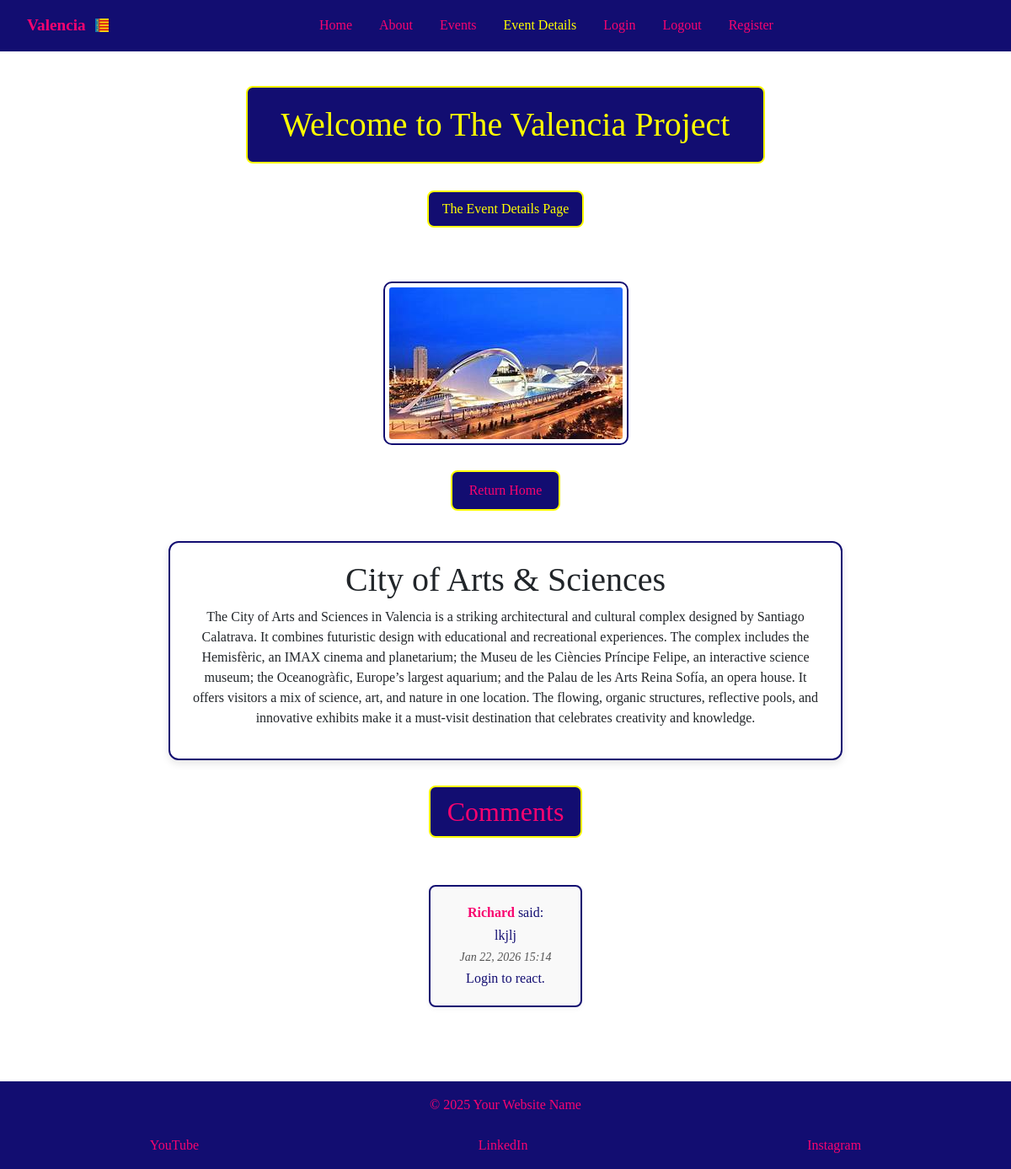
/event-details/3/, run on the app's committed database.
### tourism_es/models.py (models this page shows, shortened)
class CardText(models.Model):
    title = models.CharField(max_length=50, blank=True)
    content = models.TextField()
    image_name = models.CharField(
        max_length=30,
        help_text="Enter the image filename (eg 'science museum.jpg)",
        default='default.jpg',
        blank=True
    )
    saved_by = models.ManyToManyField(User,
                                      related_name='saved_cards', blank=True)

class Comment(models.Model):
    card = models.ForeignKey(
        CardText,
        on_delete=models.CASCADE,
        related_name='comments',
        default=1
    )
    user = models.ForeignKey(User, on_delete=models.CASCADE)
    text = models.TextField()
    created_at = models.DateTimeField(auto_now_add=True)
    updated_at = models.DateTimeField(auto_now=True)

### tourism_es/views.py (the view)
# urls.py: path('event-details/<int:pk>/', views.event_details, name='event-details'),
def event_details(request, pk):
    card = get_object_or_404(CardText, id=pk)
    is_saved = False
    if request.user.is_authenticated:
        is_saved = card.saved_by.filter(pk=request.user.pk).exists()
    if request.method == 'POST' and request.user.is_authenticated:
        form = CommentForm(request.POST)
        if form.is_valid():
            comment = form.save(commit=False)
            comment.user = request.user
            comment.card = card
            comment.save()
            return redirect('event-details', pk=card.pk)
    else:
        form = CommentForm()
    comments = card.comments.all().order_by('created_at')
    context = {
        'card': card,
        'comments': comments,
        'form': form,
        'is_saved': is_saved,
        'active_tab': 'event-details'
    }
    return render(request, 'event-details.html', context)

### tourism_es/templates/event-details.html (shortened to what this page needs)
{% extends 'base.html' %}
{% load static %}
{% load comment_tags %}
{% block content %}
<h1 class="color">Welcome to The Valencia Project</h1>
<p class="color">The Event Details Page</p>
<main class="card-detail-wrapper">
    <div class="card-detail">
        <img src="{% static 'images/' %}{{ card.image_name }}" alt="{{ card.title }}">
        <p>
            <a class="color-return" href="{% url 'index' %}">Return Home</a>
        </p>
        <div class="card-content-box">
            <h1>{{ card.title }}</h1>
            <p>{{ card.content }}</p>
        </div>
        <div class="comments-section">
            <h2>Comments</h2>
            {% for comment in comments %}
            <div class="comment" data-id="{{ comment.id }}">
                <p><strong>{{ comment.user.username }}</strong> said:</p>
                <p>{{ comment.text }}</p>
                <small>{{ comment.created_at|date:"M d, Y H:i "}}</small>
                <div class="reaction-buttons">
                    {% if user.is_authenticated %}
                    <button class="like-btn" data-url="{% url 'toggle_reaction' comment.id 'like' %}">👍</button>
                    <span class="like-count">{{ comment|reaction_count:"like" }}</span>
                    <button class="dislike-btn" data-url="{% url 'toggle_reaction' comment.id 'dislike' %}">👎</button>
                    <span class="dislike-count">{{ comment|reaction_count:"dislike" }}</span>
                    {% else %}
                    <p>Login to react.</p>
                    {% endif %}
                </div>
            </div>
            {% empty %}
            <hr>
            <p class="no-comments">No comments yet</p>
            {% endfor %}
        </div>
    </div>
</main>
{% endblock %}

### tourism_es/static/CSS/tourism.css (style rules this page uses)
* { box-sizing: border-box; margin: 0; padding: 0; }
html, body { height: 100%; font-family: "Times New Roman", Times, serif; overflow-x: hidden; }
body { display: flex; flex-direction: column; min-height: 100vh; padding-top: 4.375rem; background: url('../images/City-of-Arts-and-Sci.png') center center / cover no-repeat fixed; image-rendering: auto; }
main { flex: 1; display: flex; flex-direction: column; align-items: center; justify-content: flex-start; text-align: center; padding: 2rem 1rem; gap: 2rem; }
.color { color: yellow; text-align: center; margin: 0em auto; padding: 0.5em 1em; border: 2px solid yellow; border-radius: 8px; background: #120d71; }
a.color-return { text-align: center; margin: 0em auto; padding: 0.5em 1em; border: 2px solid yellow; border-radius: 8px; background: #120d71; color: #f8046f; text-decoration: none; }
.card-detail { display: flex; flex-direction: column; align-items: center; text-align: center; gap: 20px; max-width: 800px; }
.card-detail img { max-width: 100%; height: auto; border-radius: 10px; border: 2px solid #007BFF; padding: 5px; background-color: #fff; border: 2px solid #120d71; }
.card-content-box { background-color: #ffffff; border: 2px solid #120d71; border-radius: 12px; padding: 20px; box-shadow: 0 4px 10px rgba(0,0,0,0.1); width: 100%; box-sizing: border-box; }
.card-detail a { display: inline-block; margin-top: 10px; padding: 10px 20px; background-color: #120d71; color: #f8046f; text-decoration: none; border-radius: 8px; transition: transform 0.2s, background-color 0.2s; border: 2px solid yellow; }
.comment { margin-bottom: 1em; padding: 0.75em 1em; background: #f9f9f9; border-radius: 8px; }
.comments-section h2 { display: inline-block; margin-top: 10px; padding: 10px 20px; background-color: #120d71; color: #f8046f; text-decoration: none; border-radius: 8px; transition: transform 0.2s, background-color 0.2s; border: 2px solid yellow; }
.comment { margin-bottom: 1.5em; margin-top: 3rem; padding: 1em; background: #f9f9f9; border: 2px solid #120d71; border-radius: 8px; box-shadow: 0 2px 6px rgba(0,0,0,0.05); }
.comment p { margin: 0.25em 0; color: #120d71; line-height: 1.4; }
.comment p strong { color: #f8046f; font-weight: bold; }
.comment small { color: #555; font-style: italic; display: block; margin-top: 0.3em; }

### data on the page
CardText: image_name (picture), title "City of Arts & Sciences", content "The City of Arts and Sciences in Valencia is a striking architectural and cultural complex designed by Santiago Calatrava. It combines futuristic design with educational and recreational experiences. The complex includes the Hemisfèric, an IMAX cinema and planetarium; the Museu de les Ciències Príncipe Felipe, an interactive science museum; the Oceanogràfic, Europe’s largest aquarium; and the Palau de les Arts Reina Sofía, an opera house. It offers visitors a mix of science, art, and nature in one location. The flowing, organic structures, reflective pools, and innovative exhibits make it a must-visit destination that celebrates creativity and knowledge."
Comment: user.username "Richard", text "lkjlj", created_at "Jan 22, 2026 15:14"
